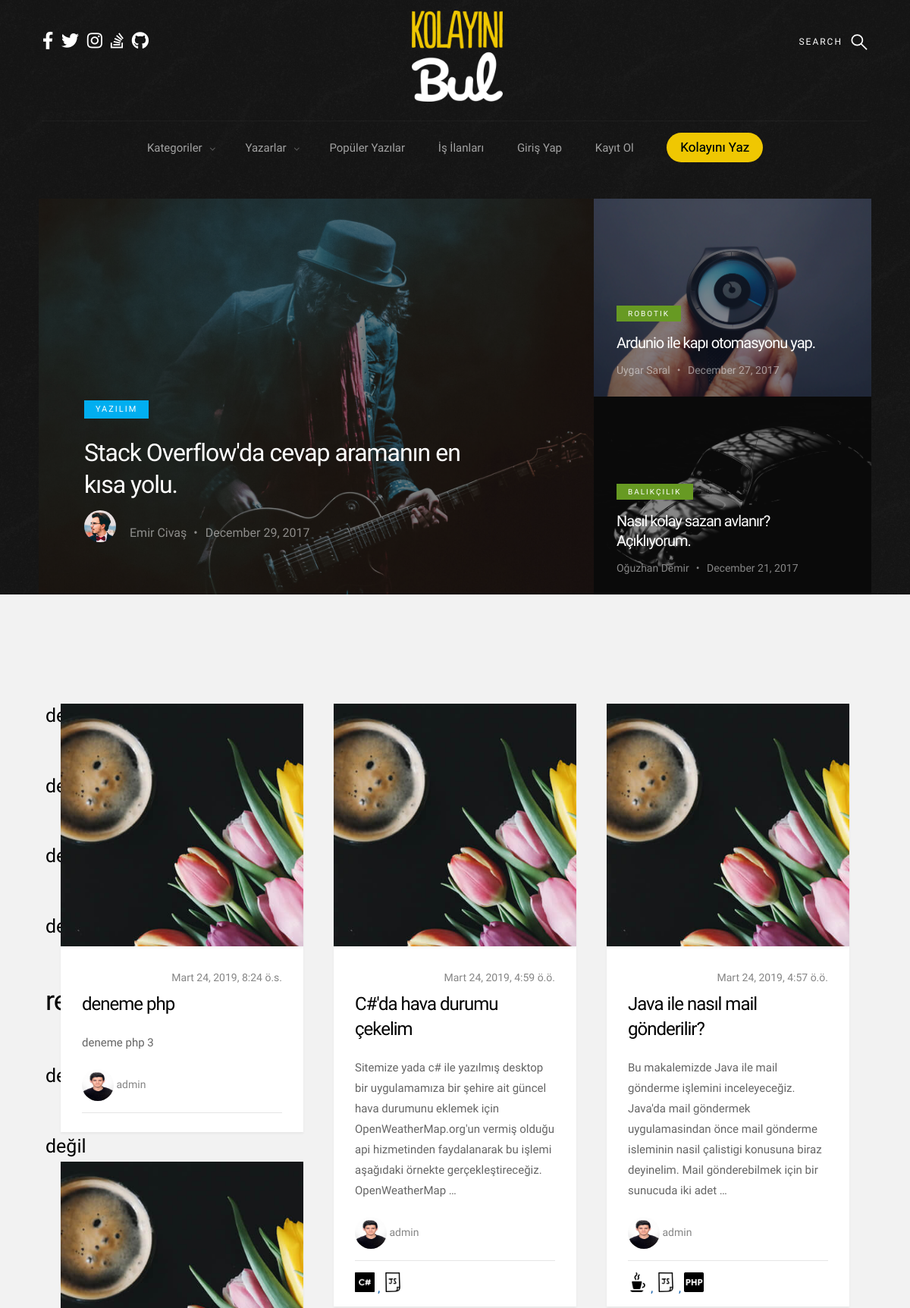
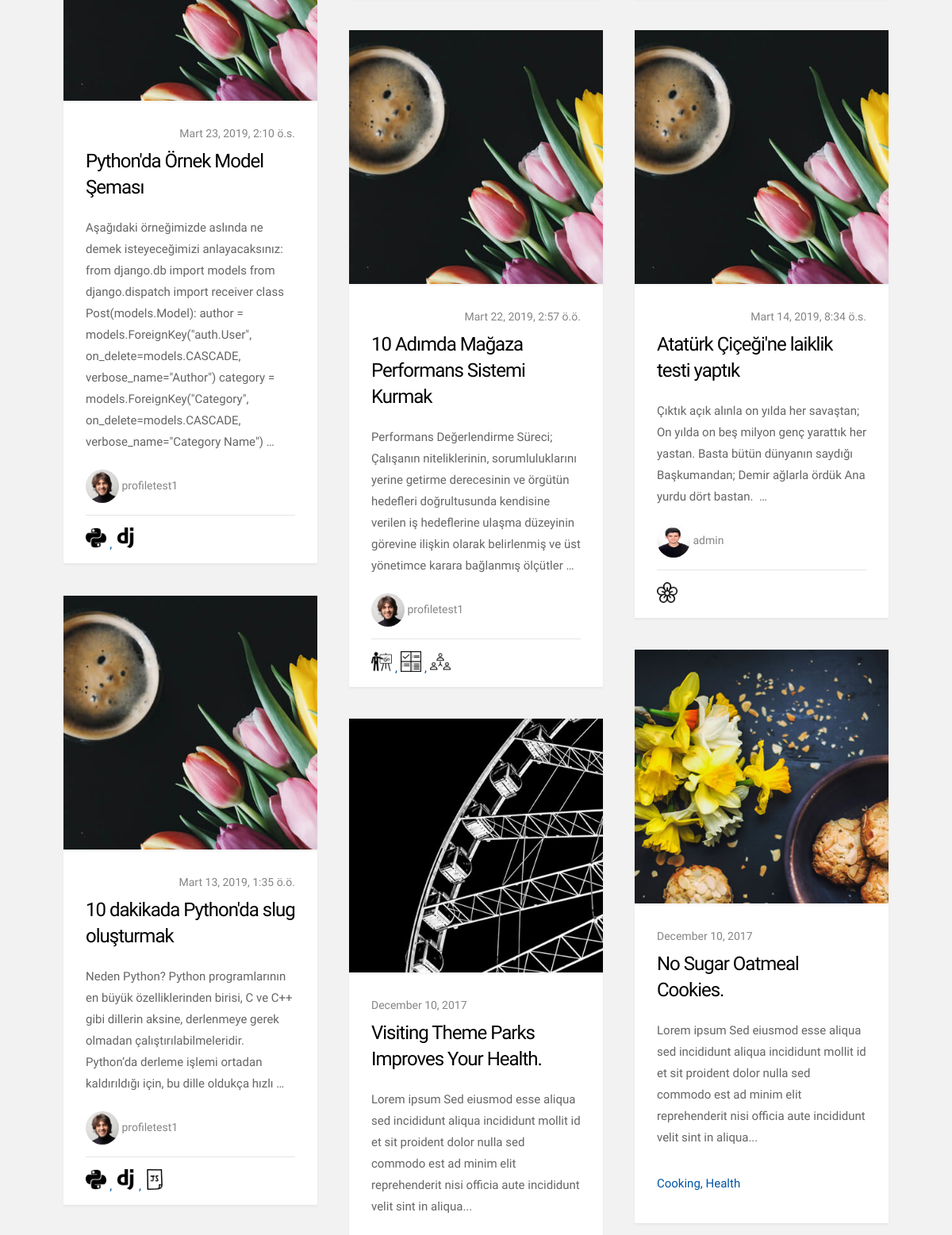
The page / (upper part) on the database its author committed (2 pictures, top to bottom).
### blog/models.py (models this page shows, shortened)
class Post(models.Model):
    author = models.ForeignKey("auth.User", on_delete=models.CASCADE, verbose_name="Author")
    category = models.ForeignKey("Category", on_delete=models.CASCADE, verbose_name="Category Name")
    sub_category = models.ForeignKey("SubCategory", on_delete=models.CASCADE, verbose_name="Sub-Category Name",
                                     related_name="sub_category")
    title = models.CharField(max_length=50, verbose_name="Post Title")
    slug = models.SlugField(max_length=55, blank=True, null=True)
    description = RichTextField(max_length=100000, null=False)
    image = models.ImageField(upload_to='story_images/', null=True, blank=True,
                              default='')
    created_date = models.DateTimeField(auto_now_add=True, verbose_name="Created Date")
    updated_date = models.DateTimeField(blank=True, null=True, verbose_name="Updated Date")
    verified_date = models.DateTimeField(auto_now_add=True, verbose_name="Verified Date")
    STATUS_DRAFT = 1
    STATUS_PUBLISHED = 2
    STATUS_ARCHIVED = 3
    STATUS_DEACTIVATED = 4
    STATUSES = (
        (STATUS_DRAFT, 'Taslak'),
        (STATUS_PUBLISHED, 'Yayında'),
        (STATUS_ARCHIVED, 'Arşivlendi'),
        (STATUS_DEACTIVATED, 'Kaldırıldı')
    )
    active_post = models.SmallIntegerField(choices=STATUSES, default="2")
    tag = models.ManyToManyField(SubCategory)

class SubCategory(models.Model):
    category_name = models.ForeignKey(Category, on_delete=models.CASCADE, null=True, related_name='subcategories')
    sub_category_name = models.CharField(max_length=50, verbose_name="Sub-Category Name")
    sub_category_image = models.FileField(upload_to='sub_category_images/', null=True, blank=True)
    def __str__(self):
        return self.sub_category_name

### user/models.py (models this page shows, shortened)
class Profile(models.Model):
    user = models.OneToOneField(User, on_delete=models.CASCADE)
    slug = models.SlugField(max_length=55, blank=True, null=True)
    bio = models.TextField(max_length=500, blank=True)
    school = models.CharField(max_length=30, blank=True)
    education = models.CharField(max_length=30, blank=True)
    city = models.CharField(max_length=30, blank=True)
    birth_date = models.DateField(null=True, blank=True)
    avatar = models.ImageField(upload_to='avatars/', null=True, blank=True)
    job = models.CharField(max_length=30, blank=True)
    skills = models.ManyToManyField(SubCategory)
    post = models.ManyToManyField(Post, blank=True)
    followers = models.ManyToManyField(User, blank=True, verbose_name="Followers", related_name="Followers")
    following = models.ManyToManyField(User, blank=True, verbose_name="Following", related_name="Following")
    github_profile = models.URLField(verbose_name="Github Profile", null=True, blank=True)
    twitter_profile = models.URLField(verbose_name="Twitter Profile", null=True, blank=True)
    stack_overflow_profile = models.URLField(verbose_name="Stack Overflow Profile", null=True, blank=True)
    facebook_profile = models.URLField(verbose_name="Facebook Profile", null=True, blank=True)
    instagram_profile = models.URLField(verbose_name="Instagram Profile", null=True, blank=True)

### base_pages/views.py (the view)
# urls.py: path('', base_pages_view.index, name="index"),
def index(request):
    posts = Post.objects.filter(active_post="2").order_by('-created_date')
    context = {
        "posts": posts,
    }
    return render(request, "index.html", context)

### base_pages/views.py (called while the page is built)
def categories(request):
    categories = Category.objects.all()
    context = {
        "categories": categories,
    }
    return context

def footerpost(request):
    footer_post = Post.objects.filter(active_post="2").order_by('-created_date')
    context = {
        "footer_post": footer_post,
    }
    return context

### blog/templatetags/my_filters.py (called while the page is built)
@register.filter()
def upfirstletter(value):
    first = value[0] if len(value) > 0 else ''
    remaining = value[1:] if len(value) > 1 else ''
    return first.upper() + remaining

### templates/index.html (shortened to what this page needs)
{% extends "base/layout.html" %}
{% load static %}
{% block body %}{% include "base/components/carousel.html" %}
    <section class="s-content">
        <div class="row masonry-wrap">
            <div class="masonry">
                {% for post in posts %}
                    {% if  forloop.counter == 5 %}
                        <h1>reklam</h1>
                        {% else %}
                    <h2>değil</h2>
                    {% endif %}
                    <article class="masonry__brick entry format-standard" data-aos="fade-up">
                        <div class="entry__thumb">
                            <a href="{% url 'posts:detail' slug=post.slug %}" class="entry__thumb-link">
                                <img src="images/thumbs/masonry/tulips-400.jpg"
                                     srcset="images/thumbs/masonry/tulips-400.jpg 1x, images/thumbs/masonry/tulips-800.jpg 2x"
                                     alt="">
                            </a>
                        </div>
                        <div class="entry__text" style="padding-bottom: 1rem">
                            <div class="entry__header">
                                <div class="entry__date" style="text-align: right">
                                    <a href="{% url 'posts:detail' slug=post.slug %}">{{ post.created_date }}</a>
                                </div>
                                <h1 class="entry__title"><a
                                        href="{% url 'posts:detail' slug=post.slug %}">{{ post.title }}</a>
                                </h1>
                            </div>
                            <div class="entry__excerpt">
                                <p>
                                    {{ post.description|striptags|truncatewords:28|safe }}
                                </p>
                            </div>
                            <div class="entry__content">
                                <a href="{% url 'index' %}" class="entry__profile-pic">
                                    <img class="avatar" src="{{ post.author.profile.avatar.url }}" alt="">
                                </a>
                                <div class="entry__date">
                                    <a href="{% url 'user:profile' slug=post.author %}">&nbsp{{ post.author }}</a>
                                </div>
                                <hr>
                                <div class="entry__meta">
                            <span class="entry__meta-links">
                                {% for tag in post.tag.all|slice:":3" %}
                                    <a href="{% url 'posts:categories' id=post.category_id %}">
                                   <img src="{{ tag.sub_category_image.url }}" alt="" title="{{ tag }}"
                                         style="width: 10%">
                                </a>
                                {% endfor %}
                            </span>
                                </div>
                            </div>
                        </div>
                    </article>
                {% endfor %}
                <article class="masonry__brick entry format-standard" data-aos="fade-up">
                    <div class="entry__thumb">
                        <a href="single-standard.html" class="entry__thumb-link">
                            <img src="images/thumbs/masonry/cookies-400.jpg"
                                 srcset="images/thumbs/masonry/cookies-400.jpg 1x, images/thumbs/masonry/cookies-800.jpg 2x"
                                 alt="">
                        </a>
                    </div>
                    <div class="entry__text">
                        <div class="entry__header">
                            <div class="entry__date">
                                <a href="single-standard.html">December 10, 2017</a>
                            </div>
                            <h1 class="entry__title"><a href="single-standard.html">No Sugar Oatmeal Cookies.</a></h1>
                        </div>
                        <div class="entry__excerpt">
                            <p>
                                Lorem ipsum Sed eiusmod esse aliqua sed incididunt aliqua incididunt mollit id et sit
                                proident dolor nulla sed commodo est ad minim elit reprehenderit nisi officia aute
                                incididunt velit sint in aliqua...
                            </p>
                        </div>
                        <div class="entry__meta">
                            <span class="entry__meta-links">
                                <a href="category.html">Cooking</a>
                                <a href="category.html">Health</a>
                            </span>
                        </div>
                    </div>
                </article>
                <article class="masonry__brick entry format-standard" data-aos="fade-up">
                    <div class="entry__thumb">
                        <a href="single-standard.html" class="entry__thumb-link">
                            <img src="images/thumbs/masonry/wheel-400.jpg"
                                 srcset="images/thumbs/masonry/wheel-400.jpg 1x, images/thumbs/masonry/wheel-800.jpg 2x"
                                 alt="">
                        </a>
                    </div>
                    <div class="entry__text">
                        <div class="entry__header">
                            <div class="entry__date">
                                <a href="single-standard.html">December 10, 2017</a>
                            </div>
                            <h1 class="entry__title"><a href="single-standard.html">Visiting Theme Parks Improves Your
                                Health.</a></h1>
                        </div>
                        <div class="entry__excerpt">
                            <p>
                                Lorem ipsum Sed eiusmod esse aliqua sed incididunt aliqua incididunt mollit id et sit
                                proident dolor nulla sed commodo est ad minim elit reprehenderit nisi officia aute
                                incididunt velit sint in aliqua...
                            </p>
                        </div>
                    </div>
                </article>
            </div>
        </div>
    </section>
{% endblock body %}

### static/css/base.css (style rules this page uses)
body { margin: 0; }
article, aside, footer, header, nav, section { display: block; }
h1 { font-size: 2em; margin: 0.67em 0; }
hr { box-sizing: content-box; height: 0; overflow: visible; }
img { border-style: none; }
*, *::before, *::after { box-sizing: inherit; }
body { font-weight: normal; line-height: 1; word-wrap: break-word; text-rendering: optimizeLegibility; -webkit-overflow-scrolling: touch; -webkit-text-size-adjust: none; }
body, input, button { -moz-osx-font-smoothing: grayscale; -webkit-font-smoothing: antialiased; }
img, video { max-width: 100%; height: auto; }
h1, h2, h3, h4, h5, h6 { -webkit-font-smoothing: auto; -webkit-font-smoothing: antialiased; -webkit-font-variant-ligatures: common-ligatures; -moz-font-variant-ligatures: common-ligatures; font-variant-ligatures: common-ligatures; text-rendering: optimizeLegibility; }
a img { border: none; }
.row { width: 94%; max-width: 1200px; margin: 0 auto; }
.row:after { content: ""; display: table; clear: both; }

### rows shown on the page
Post: shows "değil", created_date "Mart 24, 2019, 8:24 ö.s.", title "deneme php", description "deneme php 3", author.profile.avatar (picture), author "admin"
Post: shows "değil", created_date "Mart 24, 2019, 4:59 ö.ö.", title "C#'da hava durumu çekelim", description "Sitemize yada c# ile yazılmış desktop bir uygulamamıza bir şehire ait güncel hava durumunu eklemek için OpenWeatherMap.org'un vermiş olduğu api hizmetinden faydalanarak bu işlemi aşağıdaki örnekte gerçekleştireceğiz. OpenWeatherMap …", author.profile.avatar (picture), author "admin"
SubCategory: sub_category_image (picture)
SubCategory: sub_category_image (picture)
Post: shows "değil", created_date "Mart 24, 2019, 4:57 ö.ö.", title "Java ile nasıl mail gönderilir?", description "Bu makalemizde Java ile mail gönderme işlemini inceleyeceğiz. Java'da mail göndermek uygulamasindan önce mail gönderme isleminin nasil çalistigi konusuna biraz deyinelim. Mail gönderebilmek için bir sunucuda iki adet …", author.profile.avatar (picture), author "admin"
SubCategory: sub_category_image (picture)
SubCategory: sub_category_image (picture)
Post: shows "değil", created_date "Mart 23, 2019, 2:10 ö.s.", title "Python'da Örnek Model Şeması", description "Aşağıdaki örneğimizde aslında ne demek isteyeceğimizi anlayacaksınız: from django.db import models from django.dispatch import receiver class Post(models.Model): author = models.ForeignKey(\"auth.User\", on_delete=models.CASCADE, verbose_name=\"Author\") category = models.ForeignKey(\"Category\", on_delete=models.CASCADE, verbose_name=\"Category Name\") …", author.profile.avatar (picture), author "profiletest1"
SubCategory: sub_category_image (picture)
SubCategory: sub_category_image (picture)
Post: shows "reklam", created_date "Mart 22, 2019, 2:57 ö.ö.", title "10 Adımda Mağaza Performans Sistemi Kurmak", description "Performans Değerlendirme Süreci; Çalışanın niteliklerinin, sorumluluklarını yerine getirme derecesinin ve örgütün hedefleri doğrultusunda kendisine verilen iş hedeflerine ulaşma düzeyinin görevine ilişkin olarak belirlenmiş ve üst yönetimce karara bağlanmış ölçütler …", author.profile.avatar (picture), author "profiletest1"
SubCategory: sub_category_image (picture)
SubCategory: sub_category_image (picture)
SubCategory: sub_category_image (picture)
Post: shows "değil", created_date "Mart 14, 2019, 8:34 ö.s.", title "Atatürk Çiçeği'ne laiklik testi yaptık", description "Çıktık açık alınla on yılda her savaştan; On yılda on beş milyon genç yarattık her yastan. Basta bütün dünyanın saydığı Başkumandan; Demir ağlarla ördük Ana yurdu dört bastan. …", author.profile.avatar (picture), author "admin"
SubCategory: sub_category_image (picture)
Post: shows "değil", created_date "Mart 13, 2019, 1:35 ö.ö.", title "10 dakikada Python'da slug oluşturmak", description "Neden Python? Python programlarının en büyük özelliklerinden birisi, C ve C++ gibi dillerin aksine, derlenmeye gerek olmadan çalıştırılabilmeleridir. Python’da derleme işlemi ortadan kaldırıldığı için, bu dille oldukça hızlı …", author.profile.avatar (picture), author "profiletest1"
